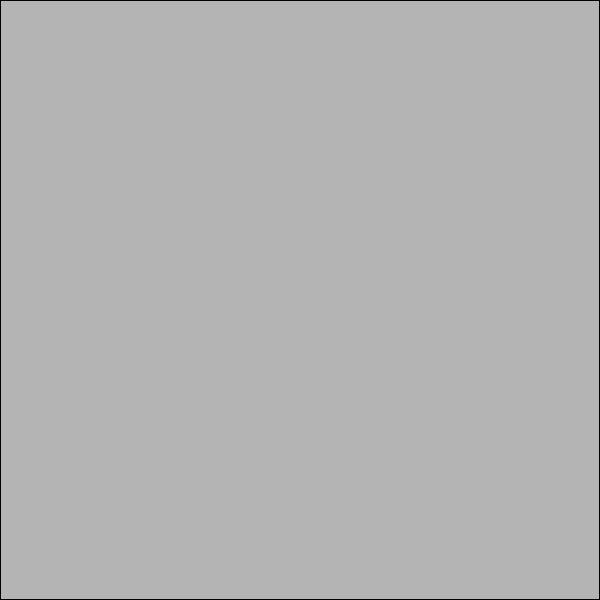
Frame 1 (no input)
Frame 60 (no input): identical to frame 1, image omitted
Frame 120 (the mouse pressed at the canvas centre since frame 60): identical to frame 1, image omitted

The p5.js sketch that drew this single still picture (run headless with seeded random() and noise() and a simulated clock; from frame 60 on, the mouse is pressed at the canvas centre):

// p5.js sketch
// ── sketch.js
let rects = [];
let newestRects = [new Rectangle(0, 0, 600, [180, 180, 180])];
let change = true;

function setup() {
	createCanvas(600, 600);
}

function draw() {
	if(change) {
		background(0);
		for(let i = 0; i < rects.length; i++) {
			rects[i].show();
		}
		for(let i = 0; i < newestRects.length; i++) {
			newestRects[i].show();
		}
		change = false;
	}
}

function mouseClicked() {
	change = true;
	let oldRects = newestRects;
	newestRects = [];
	for(let i = 0; i < oldRects.length; i++) {
		let n = oldRects[i].subdivide();
		newestRects = newestRects.concat(n);
	}
	rects = rects.concat(oldRects);
}

function Rectangle(x, y, w, col) {
	this.x = x;
	this.y = y;
	this.w = w;
	this.col = col;

	this.show = function() {
		stroke(0);
		strokeWeight(2);
		fill(this.col);
		rect(this.x, this.y, this.w, this.w);
	}

	this.subdivide = function() {
		let ret = [];
		if(random() < 0.45 || rects.length == 0) {
			let o = this.w/2;
			let newcol = changeColor(this.col, this.w);
			ret.push(new Rectangle(this.x  , this.y  , this.w/2, newcol));
			newcol = changeColor(this.col, this.w);
			ret.push(new Rectangle(this.x+o, this.y  , this.w/2, newcol));
			newcol = changeColor(this.col, this.w);
			ret.push(new Rectangle(this.x  , this.y+o, this.w/2, newcol));
			newcol = changeColor(this.col, this.w);
			ret.push(new Rectangle(this.x+o, this.y+o, this.w/2, newcol));
		}
		return ret;
	}
}

function changeColor(col, size) {
	let factor = size/5;
	let r = col[0] + random()*factor - factor/2;
	let g = col[1] + random()*factor - factor/2;
	let b = col[2] + random()*factor - factor/2;
	return [r, g, b];
}
